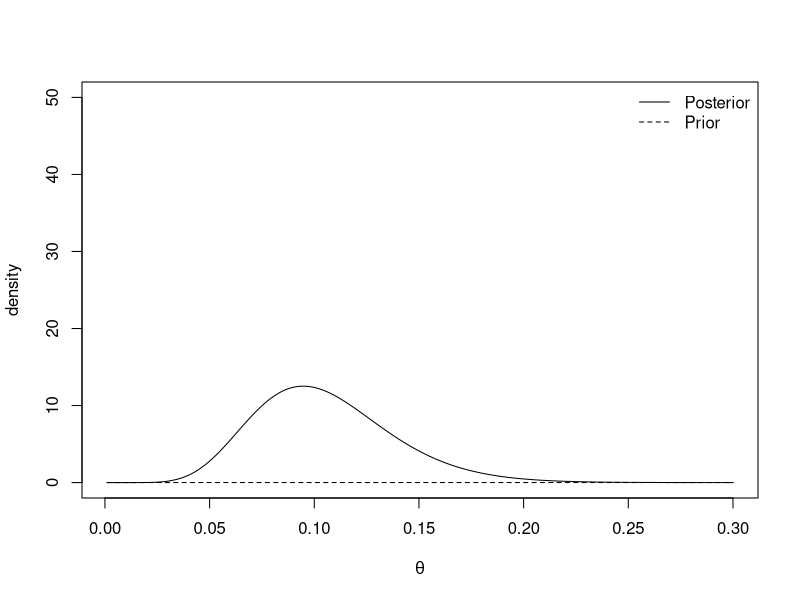
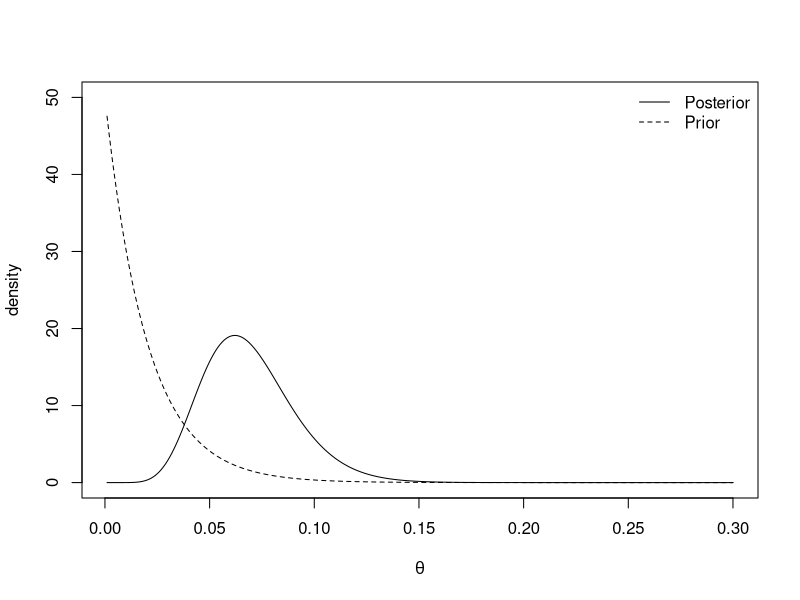
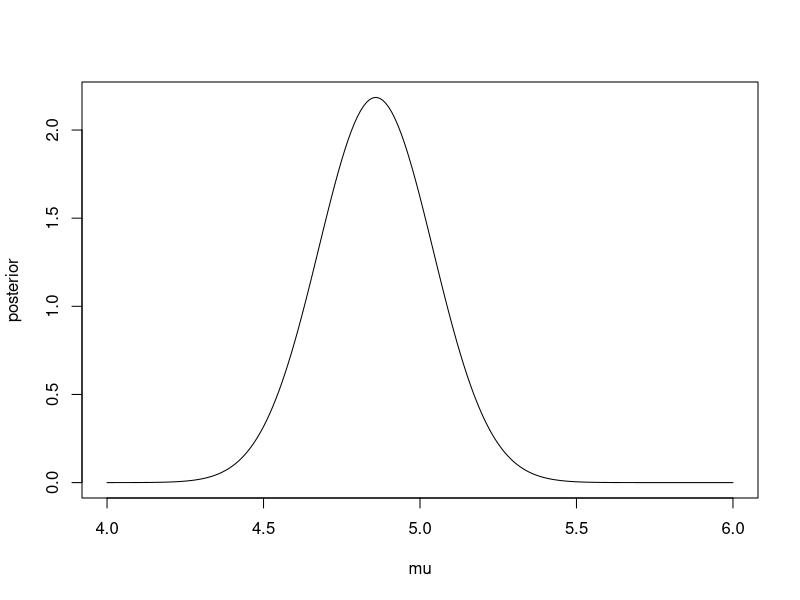
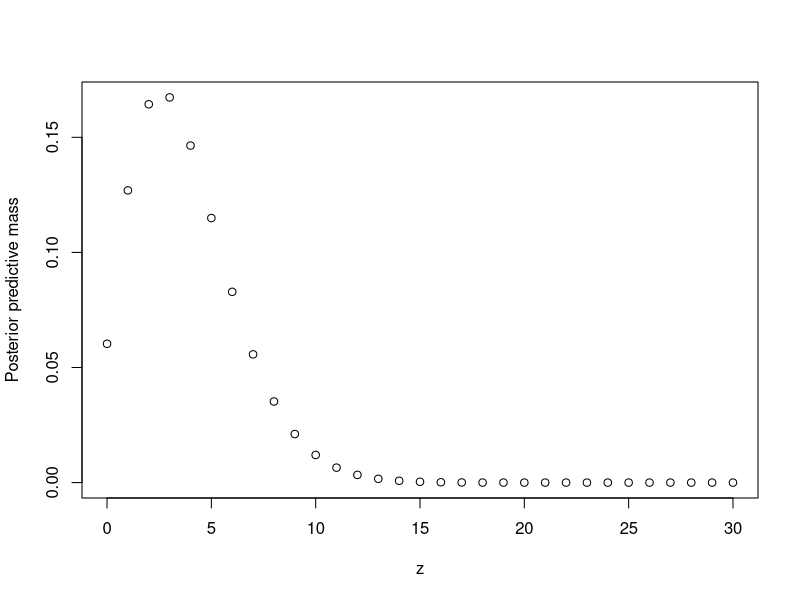
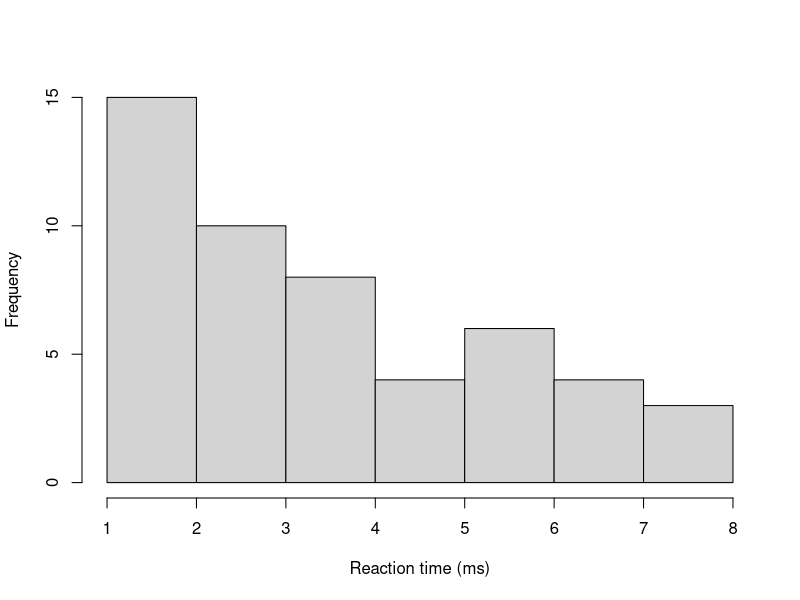
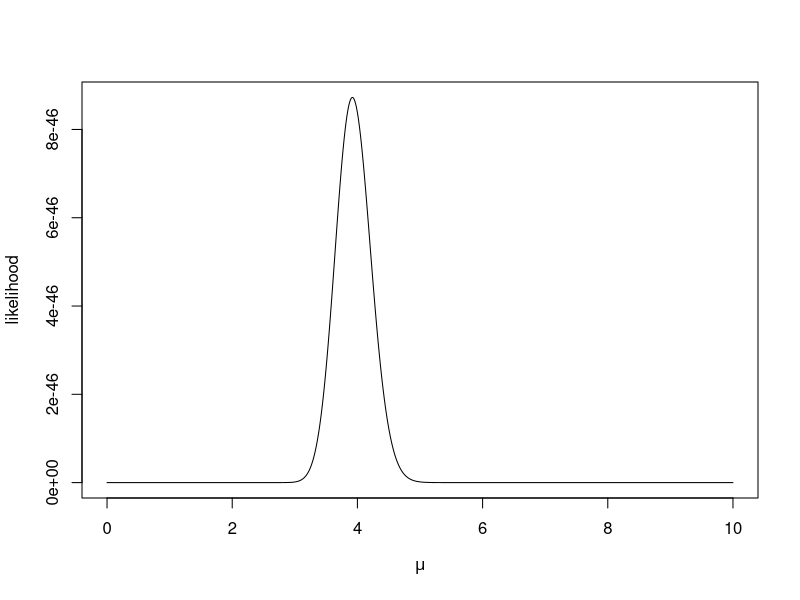
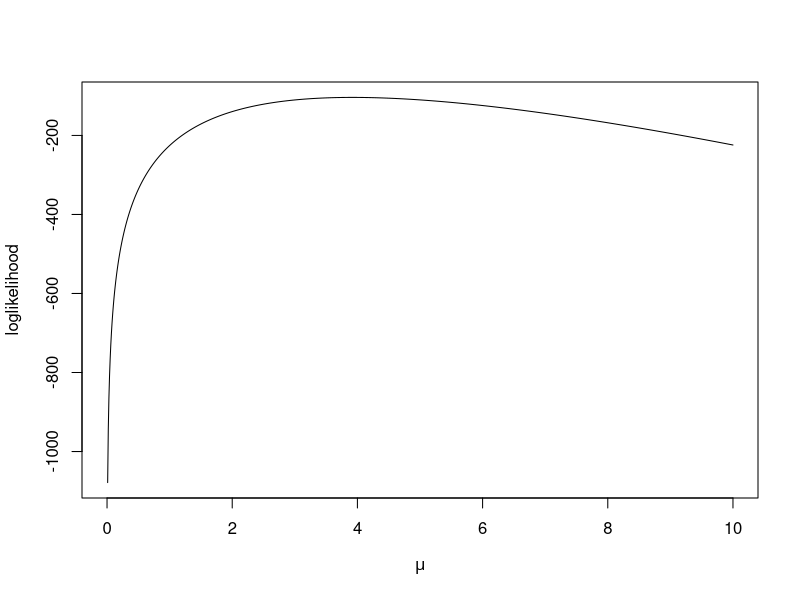
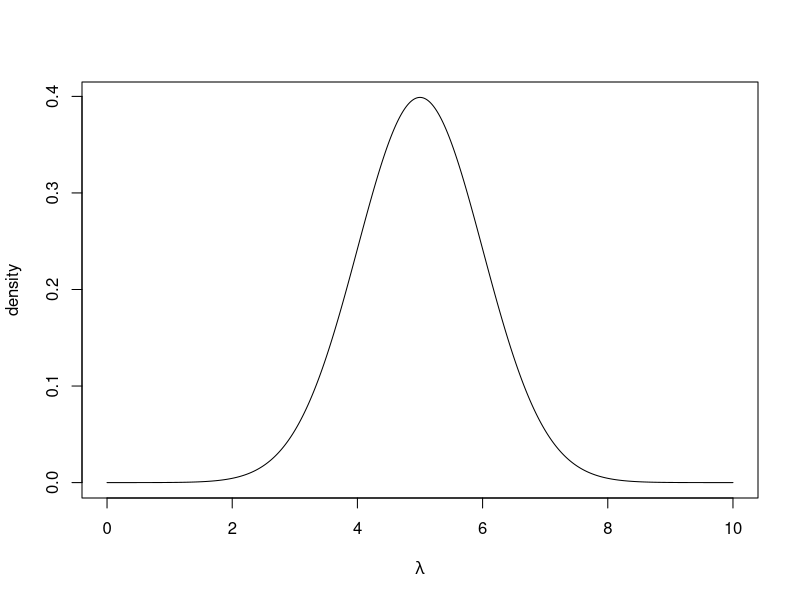

R code for these plots, in order:
## ---- chunk 1
cred.int.95 <- qbeta(c(0.025, 0.975), 4, 198)
round(cred.int.95, 3)
## ---- chunk 2
plot.distributions <- function(chi){
  #evaluate at selected values of theta
  theta <- seq(0.001, 0.3, 0.001) 
  
  #evaluate prior density
  prior <- dexp(theta, rate = chi)
  
  #evaluate posterior density
  posterior <- dgamma(theta, shape = 10, rate = 95 + chi)
  
  
  #plot
  plot(theta, posterior, type= 'l', 
       ylim = c(0, 50), xlab = expression(theta), ylab = "density")
  lines(theta, prior, lty = 2)
  legend('topright', lty = c(1, 2), legend = c("Posterior", "Prior"),  
         bty = "n")
}

plot.distributions(0.01)
plot.distributions(50)
## ---- chunk 3
round(qgamma(c(0.025, 0.975), 10, 95.01), 3)
## ---- chunk 4
#data
N <- 30
sigma <- 1
y <- rnorm(N, 5, sigma)

#prior
sigma0 <- 1000
mu0     <- 0

#posterior
sigma1.sq <- (1/(sigma0^2)  + N/(sigma^2))^-1
mu1       <- sigma1.sq*(sum(y)/(sigma^2) + mu0/(sigma0^2))

c(mu1, sigma1.sq) #output mean and variance

#Create plot
mu <- seq(4, 6, 0.01)
posterior <- dnorm(mu, mean = mu1, sd = sqrt(sigma1.sq))
plot(mu, posterior, type ='l')

## ---- chunk 5
qnorm(c(0.025, 0.975), mu1, sqrt(sigma1.sq))
## ---- chunk 6
beta.binom.posterior.predictive.distribution <- function(z){
  
  
  numerator <- gamma(32)*gamma(z + 4)*gamma(58-z)
  denominator <- gamma(4)*gamma(28)*gamma(62)
  
  output <- choose(30, z)*numerator/denominator
  return(output)
  
}
## ---- chunk 7
z <- 0:30
ppd <- beta.binom.posterior.predictive.distribution(z)
sum(ppd)
plot(z, ppd, xlab = "z", ylab = "Posterior predictive mass")
## ---- chunk 8
z%*%ppd #expectation
cbind(z, cumsum(ppd)) #CDF
## ---- chunk 9
y <- c(2, 6, 2, 3, 4, 3, 4, 3, 1, 2, 3, 2, 6, 6, 2, 3, 5, 1, 2, 2, 4, 2, 5, 3,
       6, 4, 1, 2, 7, 8, 4, 3, 7, 3, 3, 5, 2, 6, 1, 3, 7, 4, 2, 6, 8, 8, 4, 5,
       7, 4)
hist(y, main = "", xlab = "Reaction time (ms)")
mean(y)
## ---- chunk 10
lambda <- seq(0, 10, 0.01) #grid of lambda values
likelihood.function <- function(lambda, y) prod(dpois(y, lambda)) #compute likelihood
log.likelihood.function  <- function(lambda, y) sum(dpois(y, lambda, log = TRUE)) #compute loglikelihood
likelihood <- sapply(lambda,  likelihood.function, y) #evaluate at grid of points
log.likelihood <- sapply(lambda,  log.likelihood.function, y) #evaluate at grid of points

#Plot likelihood
plot(lambda, likelihood, 
     xlab = expression(mu), ylab = "likelihood", type = 'l')
plot(lambda, log.likelihood, 
     xlab = expression(mu), ylab = "loglikelihood", type = 'l')
## ---- chunk 11
lambda   <- seq(0, 10, 0.01) #grid of lambda values
prior    <- dnorm(lambda, 5, 1)
log.prior <- dnorm(lambda, 5, 1, log = TRUE)
plot(lambda, prior, type = 'l', xlab = expression(lambda), ylab = "density")
plot(lambda, log.prior, type = 'l', 
     xlab = expression(lambda), ylab = "log density")
## ---- chunk 12
posterior <- prior*likelihood
posterior <- posterior/sum(posterior) #normalise
plot(lambda, posterior, type = 'l', xlab = expression(lambda), 
     ylab = "posterior density")
## ---- chunk 13
lambda[which.max(posterior)]
## ---- chunk 14
y <- c(1.95, 1.46, 4.81, 1.52, 4.24, 3.00, 0.46, 2.27, 1.76, 0.41)
